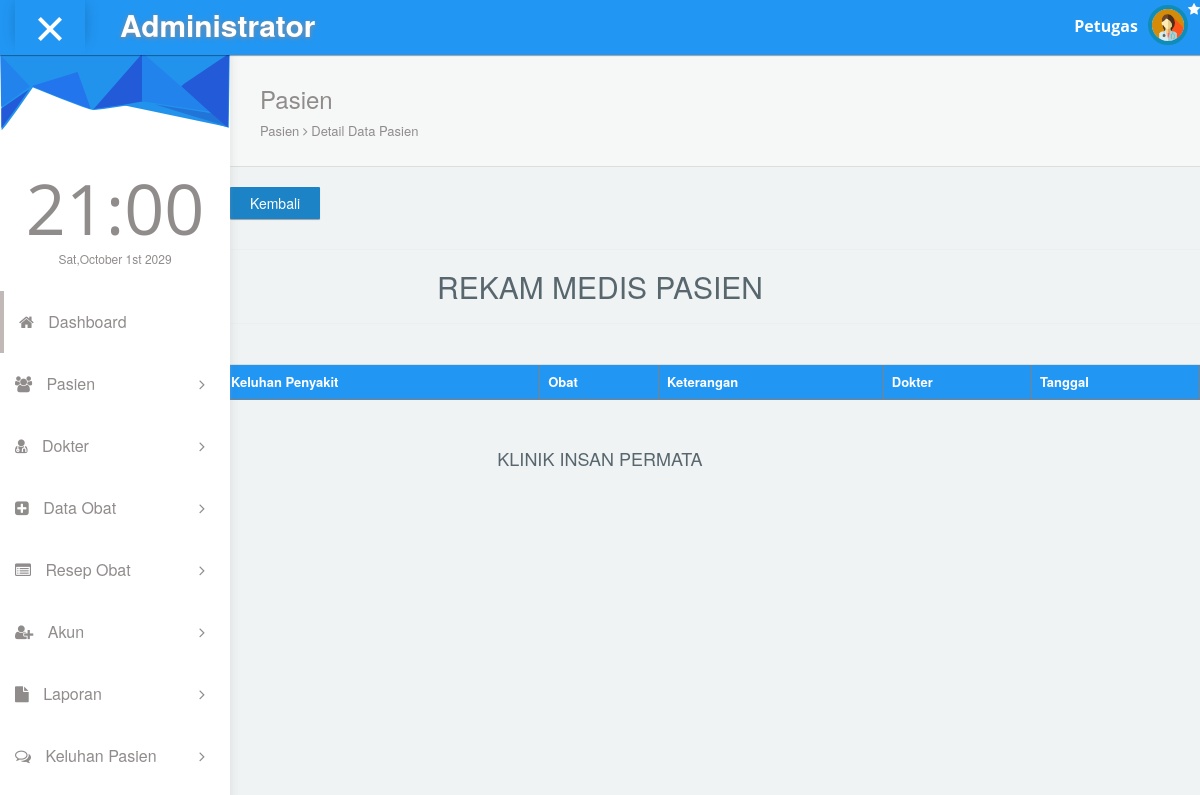
Page /administrator/pegawai/detail_pasien.php on the earlier database version.
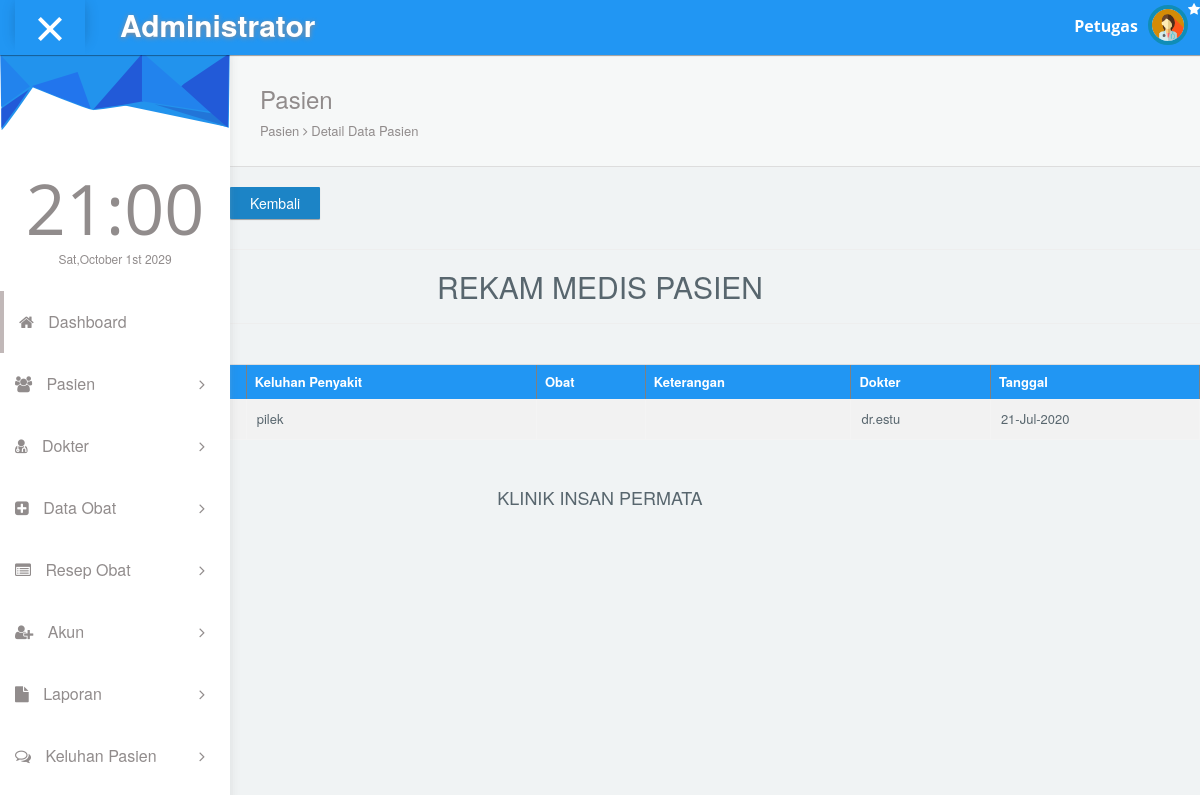
Same page on the later database version.
### tables this page shows
CREATE TABLE `rekam_medis` (
  `id_data` int(10) NOT NULL,
  `nama` varchar(20) NOT NULL,
  `kode_pasien` varchar(5) NOT NULL,
  `penyakit` text NOT NULL,
  `nama_dokter` varchar(20) NOT NULL,
  `obat` text,
  `jumlah` int(2) DEFAULT NULL,
  `keterangan` text,
  `status` varchar(10) NOT NULL,
  `tanggal` varchar(12) NOT NULL,
  `waktu` varchar(10) NOT NULL
);

### administrator/pegawai/detail_pasien.php (the view, shortened to what this page needs)
<!DOCTYPE html>
<html lang="en">
<?php include 'page/head.php'; ?>
<body id="mimin" class="dashboard">
        <?php include 'page/head-nav.php'; ?>
      <div class="container-fluid mimin-wrapper">
           <?php include 'page/left-menu.php'; ?>
            <div id="content">
                <div class="panel box-shadow-none content-header">
                  <div class="panel-body">
                    <div class="col-md-12">
                        <h3 class="animated fadeInLeft">Pasien</h3>
                        <p class="animated fadeInDown">
                          Pasien <span class="fa-angle-right fa"></span> Detail Data Pasien
                        </p>
                    </div>
                  </div>
                </div>
              <a class="btn btn-primary" href="list.pasien.php">Kembali </a>
                </div>
                 <hr>
                <h2 align="center">REKAM MEDIS PASIEN</h2>
                <hr style="bold">
                <div class="row">
                  <div class="col-md-3">
                  </div>
                </div>
                <br>
                <table class="table" border="1" >
                    <tr align="center">
                        <th>No</th>
                        <th>Nama</th>
                        <th>Keluhan Penyakit</th>
                        <th>Obat</th>
                        <th>Keterangan</th>
                        <th>Dokter</th>
                        <th>Tanggal</th>
                     </tr>
                     <?php
                       $kode_pasien = $_GET['kode_pasien'];
                       include 'koneksi.php';
                       $no = 1;
                       $data = mysqli_query($koneksi,"SELECT * FROM `rekam_medis` where kode_pasien = '$kode_pasien'");
                       while($d = mysqli_fetch_array($data)){
                        ?>
                     <tr>
                         <td><?php echo $no++ ;?></td>
                          <td><?php echo $d['nama']; ?></td>
                          <td><?php echo $d['penyakit']; ?></td>
                          <td><?php echo $d['obat']; ?></td>
                          <td><?php echo $d['keterangan']; ?></td>
                          <td><?php echo $d['nama_dokter']; ?></td>
                          <td><?php echo $d['tanggal']; ?></td>
                     </tr>
                     <?php
                     }
                     ?>
                </table>
                <br>
                <h4 align="center">KLINIK INSAN PERMATA</h4>
              </div>
</body>
</html>

Differences in the rows shown:
now on this page (row edited): rekam_medis: penyakit "pilek", nama_dokter "dr.estu", tanggal "21-Jul-2020"
